Frame 1 (no input): blank canvas, image omitted
Frame 60 (no input): blank canvas, image omitted
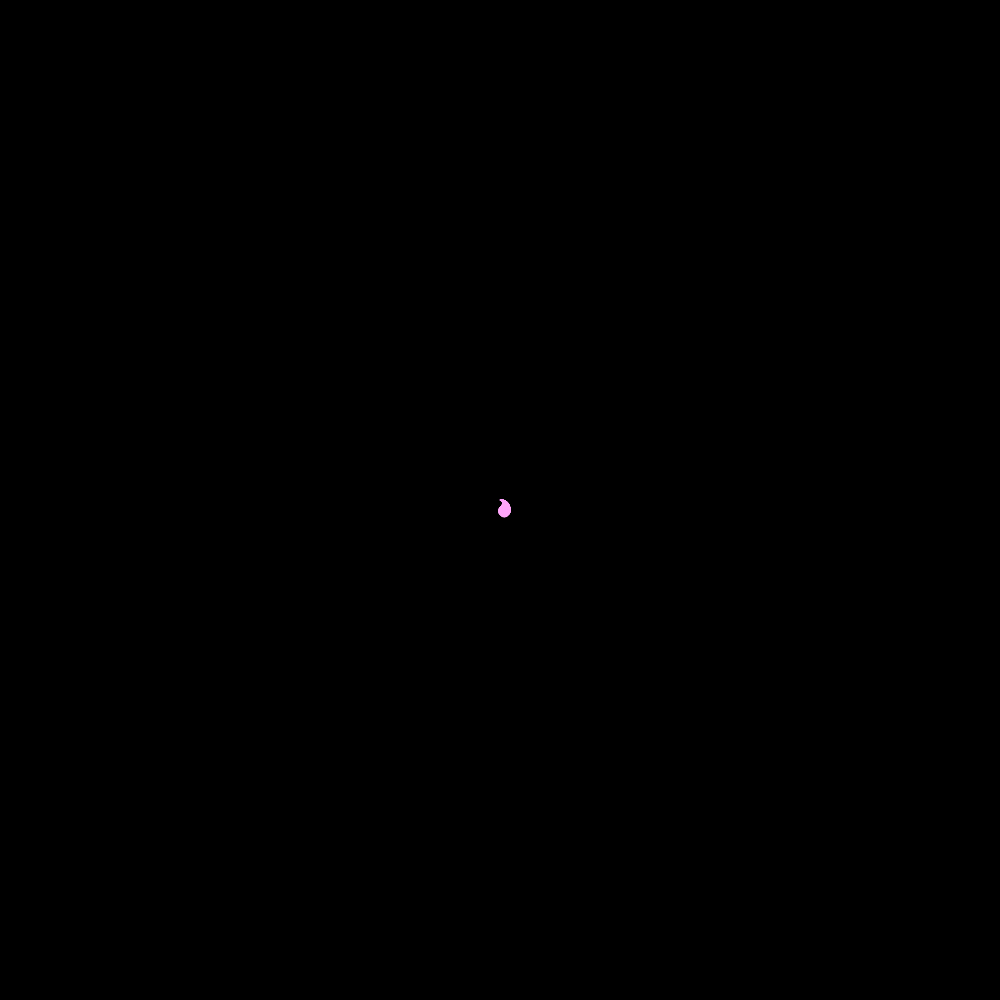
Frame 120 (the mouse pressed at the canvas centre since frame 60)

The p5.js sketch whose frames 1 and 60 were blank and that drew this single picture after the mouse press (run headless with seeded random() and noise() and a simulated clock; from frame 60 on, the mouse is pressed at the canvas centre):

// p5.js sketch
// ── sketch.js
/* * * * * * * * * * * * * * * * * * * * * *
Daily sketch #46
7/02/2018
Samuel Mann
   - http://mistermann.me
   - https://www.instagram.com/colakollektiv/
* * * * * * * * * * * * * * * * * * * * * */

var ang = 0;
var rad = 0;

function setup(){
   createCanvas(1000, 1000);
   background(0);
}

function draw(){

   ang +=0.01;
   rad += 0.1;

   push();
      translate(width/2, height/2);
      var px = cos(ang) * rad;
      var py = sin(ang) * rad;
      var a = map(py, -rad, rad, 0, 255);
      var radius = map(py, -rad, rad, 0, rad);
      var r = 255;
      var g = map(py, 0, width/2, 165, 255);
      var b = map(py, 0, width/2, 255, 0);

      noFill();
      stroke(r, g, b, a);
      strokeWeight(1);

      ellipse(px, py, radius);
   pop();

}
